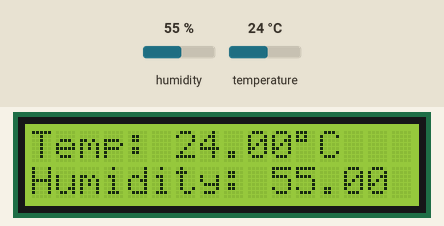
The sketch below on a simulated Arduino Uno, built with avr-gcc and run on an emulated ATmega328P. On the bench: 16×2 character LCD. The test bench sets the inputs (shaded band); at power-on: humidity 55 %, temperature 24 °C. What the sketch prints to the serial monitor is not drawn.

Above: at 3.2 s.
3.3 s: humidity set to 22 %
At 4.6 s:
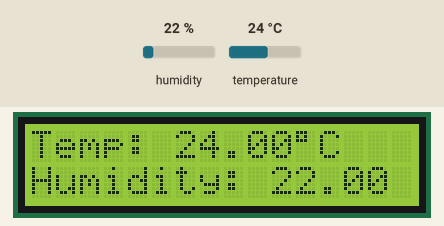
6.0 s: temperature set to 12 °C
At 7.2 s:
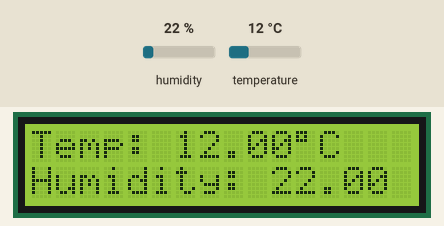
8.7 s: humidity set to 40 %
At 11.4 s:
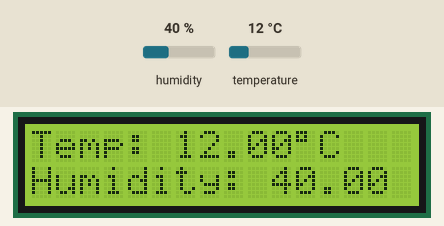
11.7 s: temperature set to 19 °C
At 12.9 s:
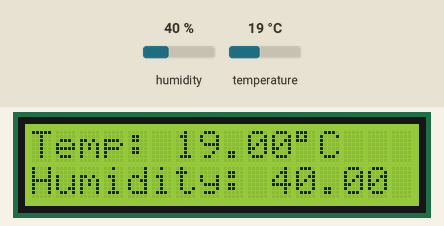
Timing chart, 0 to 14.7 s (numbered marks = the images above; inputs shaded):
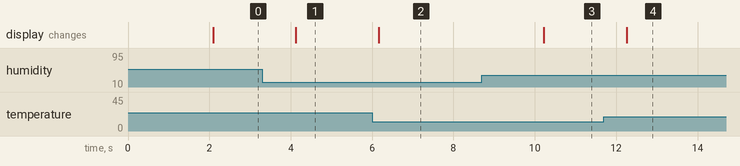

Measured:
- after the input at 3.3 s, the display: changes after 0.83 s (image 1)
- after the input at 6.0 s, the display: changes after 0.16 s (image 2)
- after the input at 8.7 s, the display: changes after 1.5 s (image 3)
- after the input at 11.7 s, the display: changes after 0.55 s (image 4)

The sketch:

DHT11_LCD_Display.ino
```cpp
#include <LiquidCrystal.h>
#include <DHT.h>

// ======================================================
// Project: DHT11 + LCD1602 Display with Arduino
// Description:
// This sketch reads temperature and humidity from a DHT11 sensor
// and displays them on a 16x2 LCD using the LiquidCrystal library.
// ======================================================

// ===================
// Wiring Instructions:
// -------------------
// DHT11 Sensor:
//   DATA -> Digital pin 7 (S)
//   VCC  -> 5V on Arduino ()
//   GND  -> GND (-)
//
// LCD 1602 (using 6 digital pins):
//   RS   -> Pin 12
//   E    -> Pin 11
//   D4   -> Pin 5
//   D5   -> Pin 4
//   D6   -> Pin 3
//   D7   -> Pin 2
//   VSS  -> GND
//   VDD  -> 5V
//   VO   -> Center pin of 10k potentiometer (contrast)
//   RW   -> GND
//   A (LED+) -> 5V (via resistor, e.g., 220Ω)
//   K (LED-) -> GND
// ======================================================

#define DHTPIN 7         // DHT11 data pin
#define DHTTYPE DHT11    // Define sensor type

LiquidCrystal lcd(12, 11, 5, 4, 3, 2);
DHT dht(DHTPIN, DHTTYPE);

void setup() {
  Serial.begin(9600);
  dht.begin();
  lcd.begin(16, 2);  // Initialize 16x2 LCD
  lcd.print("Читання DHT11...");
  delay(2000);
}

void loop() {
  float h = dht.readHumidity();
  float t = dht.readTemperature();

  if (isnan(h) || isnan(t)) {
    Serial.println("Error!");
    lcd.clear();
    lcd.print("Error!");
    delay(2000);
    return;
  }

  Serial.print("Temp: ");
  Serial.print(t);
  Serial.print(" °C, Humidity: ");
  Serial.print(h);
  Serial.println(" %");

  lcd.clear();
  lcd.setCursor(0, 0);
  lcd.print("Temp: ");
  lcd.print(t);
  lcd.print((char)223);  // ° symbol
  lcd.print("C");

  lcd.setCursor(0, 1);
  lcd.print("Humidity: ");
  lcd.print(h);
  lcd.print(" %");

  delay(2000);
}
```
